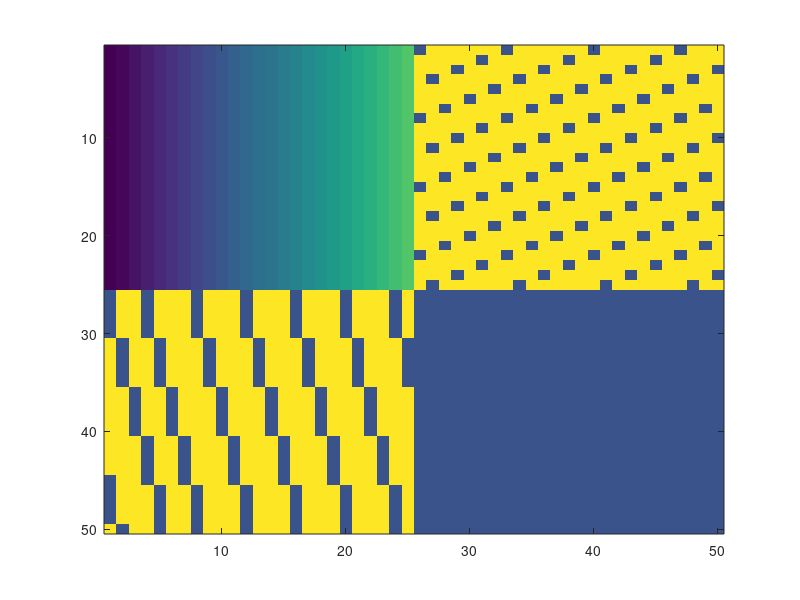

This figure's MATLAB source:
function  I = four_complex_rectangle()
  I = zeros(40, 40);
  c1 = 50;
  c2 = 200;
  p = 50;
  q = 50;
  I = zeros(p, q);
  I(1:p/2, 1:q/2) = c1;
  I(1:p/2, q/2+1:q) = c2;
  I(p/2+1:p, q/2+1:q) = c1;
  I(p/2+1:p, 1:q/2) = c2;

  I(1:p/2, 1:q/2) = add_gradient(I(1:p/2, 1:q/2), 0, 150,'x');
  I(p/2+1:p, 1:q/2) = add_texture(I(p/2+1:p, 1:q/2), 20, [5, 1], c1);
  I(1:p/2, q/2+1:q) = add_dots(I(1:p/2, q/2+1:q), 7, c1);
  
  I = uint8(I);
  imagesc(I);
end

function I_ = add_dots(I, d, c)
  [p q] = size(I);
  i = 1;
  while i < p*q
    I(i) = c;
    i = i + d;
  end
  I_ = I;
end
% use the supidest way which works
function I_ = add_texture(I, d, v, c)
  [p q] = size(I);
  i = 1;
  v = v ./ norm(v);
  % projection on axis 1
  d_1 = [1 0] * v';
  % projection on axis 2
  d_2 = [0 1] * v';
  while i <= p
    I = draw_line(I, [i, 1], v, c);
    i = i + d_1 * d;
  end
  i = 1;
  while i <= q
    I = draw_line(I, [1, i], v, c);
    i = i + d_2 * d;
  end
  I_ = I;
end
function I_ = draw_line(I, start, v, c)
  point = floor(start);
  point_ = point;
  v = v ./ norm(v);
  [p q] = size(I);
  while point(1) <= p && point(2) <= q
    I(point(1), point(2)) = c;
    point_ = point_ + v;
    point = floor(point_);
  end
  I_ = I;
end
function I_ = add_gradient(I, g_min, g_max, direction)
  if strcmpi('y', direction) == 1
    % gradient for direction y
    d = size(I, 1);
    g_step = (g_max - g_min) / d;
    for i = 1:d
      I(i, :) = g_min;
      g_min = g_min + g_step;
    end
  else
    % gradient for direction x
    d = size(I, 2);
    g_step = (g_max - g_min) / d;
    for i = 1:d
      I(:, i) = g_min;
      g_min = g_min + g_step;
    end
  end
  I_ = I;
end
